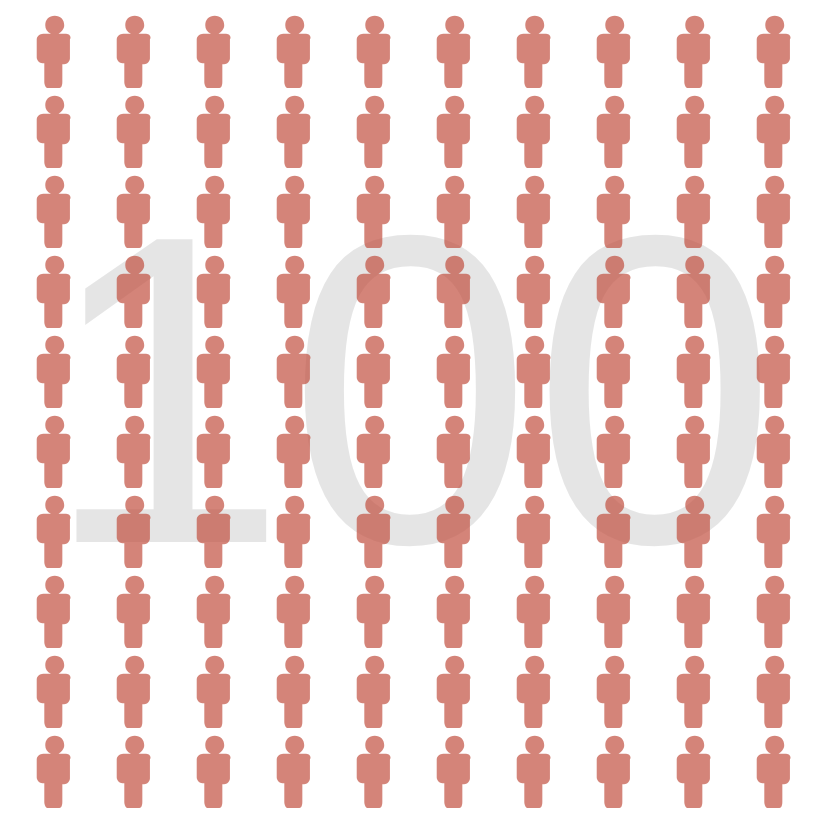

Source (Vega-Lite JSON):
### Vega specification from a JSON file in a GitHub repository (floating-point values rounded to 4 significant figures)
{"$schema": "https://vega.github.io/schema/vega/v5.json", "autosize": "pad", "padding": 5, "width": 400, "height": 400, "style": "cell", "data": [{"name": "highlight_store"}, {"name": "source_0", "values": [{"id": 1}, {"id": 2}, {"id": 3}, {"id": 4}, {"id": 5}, {"id": 6}, {"id": 7}, {"id": 8}, {"id": 9}, {"id": 10}, {"id": 11}, {"id": 12}, {"id": 13}, {"id": 14}, {"id": 15}, {"id": 16}, {"id": 17}, {"id": 18}, {"id": 19}, {"id": 20}, {"id": 21}, {"id": 22}, {"id": 23}, {"id": 24}, {"id": 25}, {"id": 26}, {"id": 27}, {"id": 28}, {"id": 29}, {"id": 30}, {"id": 31}, {"id": 32}, {"id": 33}, {"id": 34}, {"id": 35}, {"id": 36}, {"id": 37}, {"id": 38}, {"id": 39}, {"id": 40}, {"id": 41}, {"id": 42}, {"id": 43}, {"id": 44}, {"id": 45}, {"id": 46}, {"id": 47}, {"id": 48}, {"id": 49}, {"id": 50}, {"id": 51}, {"id": 52}, {"id": 53}, {"id": 54}, {"id": 55}, {"id": 56}, {"id": 57}, {"id": 58}, {"id": 59}, {"id": 60}, {"id": 61}, {"id": 62}, {"id": 63}, {"id": 64}, {"id": 65}, {"id": 66}, {"id": 67}, {"id": 68}, {"id": 69}, {"id": 70}, {"id": 71}, {"id": 72}, {"id": 73}, {"id": 74}, {"id": 75}, {"id": 76}, {"id": 77}, {"id": 78}, {"id": 79}, {"id": 80}, {"id": 81}, {"id": 82}, {"id": 83}, {"id": 84}, {"id": 85}, {"id": 86}, {"id": 87}, {"id": 88}, {"id": 89}, {"id": 90}, {"id": 91}, {"id": 92}, {"id": 93}, {"id": 94}, {"id": 95}, {"id": 96}, {"id": 97}, {"id": 98}, {"id": 99}, {"id": 100}]}, {"name": "data_0", "source": "source_0", "transform": [{"type": "formula", "expr": "ceil (datum.id/10)", "as": "col"}, {"type": "formula", "expr": "datum.id - datum.col*10", "as": "row"}]}, {"name": "data_1", "source": "data_0", "transform": [{"type": "filter", "expr": "!(length(data(\"highlight_store\"))) || (vlSelectionTest(\"highlight_store\", datum))"}, {"type": "aggregate", "groupby": [], "ops": ["count"], "fields": [null], "as": ["__count"]}]}], "signals": [{"name": "unit", "value": {}, "on": [{"events": "mousemove", "update": "isTuple(group()) ? group() : unit"}]}, {"name": "highlight", "update": "vlSelectionResolve(\"highlight_store\")"}, {"name": "highlight_x", "value": [], "on": [{"events": {"source": "scope", "type": "mousedown", "filter": ["!event.item || event.item.mark.name !== \"highlight_brush\""]}, "update": "[x(unit), x(unit)]"}, {"events": {"source": "window", "type": "mousemove", "consume": true, "between": [{"source": "scope", "type": "mousedown", "filter": ["!event.item || event.item.mark.name !== \"highlight_brush\""]}, {"source": "window", "type": "mouseup"}]}, "update": "[highlight_x[0], clamp(x(unit), 0, width)]"}, {"events": {"signal": "highlight_scale_trigger"}, "update": "[0, 0]"}, {"events": {"signal": "highlight_translate_delta"}, "update": "clampRange(panLinear(highlight_translate_anchor.extent_x, highlight_translate_delta.x / span(highlight_translate_anchor.extent_x)), 0, width)"}, {"events": {"signal": "highlight_zoom_delta"}, "update": "clampRange(zoomLinear(highlight_x, highlight_zoom_anchor.x, highlight_zoom_delta), 0, width)"}, {"events": [{"source": "scope", "type": "dblclick"}], "update": "[0, 0]"}]}, {"name": "highlight_col", "on": [{"events": {"signal": "highlight_x"}, "update": "highlight_x[0] === highlight_x[1] ? null : invert(\"x\", highlight_x)"}]}, {"name": "highlight_y", "value": [], "on": [{"events": {"source": "scope", "type": "mousedown", "filter": ["!event.item || event.item.mark.name !== \"highlight_brush\""]}, "update": "[y(unit), y(unit)]"}, {"events": {"source": "window", "type": "mousemove", "consume": true, "between": [{"source": "scope", "type": "mousedown", "filter": ["!event.item || event.item.mark.name !== \"highlight_brush\""]}, {"source": "window", "type": "mouseup"}]}, "update": "[highlight_y[0], clamp(y(unit), 0, height)]"}, {"events": {"signal": "highlight_scale_trigger"}, "update": "[0, 0]"}, {"events": {"signal": "highlight_translate_delta"}, "update": "clampRange(panLinear(highlight_translate_anchor.extent_y, highlight_translate_delta.y / span(highlight_translate_anchor.extent_y)), 0, height)"}, {"events": {"signal": "highlight_zoom_delta"}, "update": "clampRange(zoomLinear(highlight_y, highlight_zoom_anchor.y, highlight_zoom_delta), 0, height)"}, {"events": [{"source": "scope", "type": "dblclick"}], "update": "[0, 0]"}]}, {"name": "highlight_row", "on": [{"events": {"signal": "highlight_y"}, "update": "highlight_y[0] === highlight_y[1] ? null : invert(\"y\", highlight_y)"}]}, {"name": "highlight_scale_trigger", "value": {}, "on": [{"events": [{"scale": "x"}, {"scale": "y"}], "update": "(!isArray(highlight_col) || (invert(\"x\", highlight_x)[0] === highlight_col[0] && invert(\"x\", highlight_x)[1] === highlight_col[1])) && (!isArray(highlight_row) || (invert(\"y\", highlight_y)[0] === highlight_row[0] && invert(\"y\", highlight_y)[1] === highlight_row[1])) ? highlight_scale_trigger : {}"}]}, {"name": "highlight_tuple", "on": [{"events": [{"signal": "highlight_col || highlight_row"}], "update": "highlight_col && highlight_row ? {unit: \"layer_1\", fields: highlight_tuple_fields, values: [highlight_col,highlight_row]} : null"}]}, {"name": "highlight_tuple_fields", "value": [{"field": "col", "channel": "x", "type": "E"}, {"field": "row", "channel": "y", "type": "E"}]}, {"name": "highlight_translate_anchor", "value": {}, "on": [{"events": [{"source": "scope", "type": "mousedown", "markname": "highlight_brush"}], "update": "{x: x(unit), y: y(unit), extent_x: slice(highlight_x), extent_y: slice(highlight_y)}"}]}, {"name": "highlight_translate_delta", "value": {}, "on": [{"events": [{"source": "window", "type": "mousemove", "consume": true, "between": [{"source": "scope", "type": "mousedown", "markname": "highlight_brush"}, {"source": "window", "type": "mouseup"}]}], "update": "{x: highlight_translate_anchor.x - x(unit), y: highlight_translate_anchor.y - y(unit)}"}]}, {"name": "highlight_zoom_anchor", "on": [{"events": [{"source": "scope", "type": "wheel", "consume": true, "markname": "highlight_brush"}], "update": "{x: x(unit), y: y(unit)}"}]}, {"name": "highlight_zoom_delta", "on": [{"events": [{"source": "scope", "type": "wheel", "consume": true, "markname": "highlight_brush"}], "force": true, "update": "pow(1.001, event.deltaY * pow(16, event.deltaMode))"}]}, {"name": "highlight_modify", "update": "modify(\"highlight_store\", highlight_tuple, true)"}], "marks": [{"name": "highlight_brush_bg", "type": "rect", "clip": true, "encode": {"enter": {"fill": {"value": "#333"}, "fillOpacity": {"value": 0.125}}, "update": {"x": [{"test": "data(\"highlight_store\").length && data(\"highlight_store\")[0].unit === \"layer_1\"", "signal": "highlight_x[0]"}, {"value": 0}], "y": [{"test": "data(\"highlight_store\").length && data(\"highlight_store\")[0].unit === \"layer_1\"", "signal": "highlight_y[0]"}, {"value": 0}], "x2": [{"test": "data(\"highlight_store\").length && data(\"highlight_store\")[0].unit === \"layer_1\"", "signal": "highlight_x[1]"}, {"value": 0}], "y2": [{"test": "data(\"highlight_store\").length && data(\"highlight_store\")[0].unit === \"layer_1\"", "signal": "highlight_y[1]"}, {"value": 0}]}}}, {"name": "layer_0_marks", "type": "text", "style": ["text"], "from": {"data": "data_1"}, "encode": {"update": {"opacity": {"value": 0.1}, "align": {"value": "center"}, "baseline": {"value": "middle"}, "fontSize": {"value": 220}, "fill": {"value": "black"}, "tooltip": {"signal": "{\"Count of Records\": format(datum[\"__count\"], \"\")}"}, "x": {"value": 200}, "y": {"value": 200}, "text": {"signal": "format(datum[\"__count\"], \"\")"}}}}, {"name": "layer_1_marks", "type": "symbol", "style": ["point"], "from": {"data": "data_0"}, "encode": {"update": {"opacity": {"value": 0.7}, "fill": [{"test": "!(length(data(\"highlight_store\"))) || (vlSelectionTest(\"highlight_store\", datum))", "value": "rgb(194,81,64)"}, {"value": "rgb(167,165,156)"}], "tooltip": {"signal": "{\"col\": ''+datum[\"col\"], \"row\": ''+datum[\"row\"]}"}, "x": {"scale": "x", "field": "col"}, "y": {"scale": "y", "field": "row"}, "size": {"value": 90}, "shape": {"value": "M1.7 -1.7h-0.8c0.3 -0.2 0.6 -0.5 0.6 -0.9c0 -0.6 -0.4 -1 -1 -1c-0.6 0 -1 0.4 -1 1c0 0.4 0.2 0.7 0.6 0.9h-0.8c-0.4 0 -0.7 0.3 -0.7 0.6v1.9c0 0.3 0.3 0.6 0.6 0.6h0.2c0 0 0 0.1 0 0.1v1.9c0 0.3 0.2 0.6 0.3 0.6h1.3c0.2 0 0.3 -0.3 0.3 -0.6v-1.8c0 0 0 -0.1 0 -0.1h0.2c0.3 0 0.6 -0.3 0.6 -0.6v-2c0.2 -0.3 -0.1 -0.6 -0.4 -0.6z"}}}}, {"name": "highlight_brush", "type": "rect", "clip": true, "encode": {"enter": {"fill": {"value": "transparent"}}, "update": {"x": [{"test": "data(\"highlight_store\").length && data(\"highlight_store\")[0].unit === \"layer_1\"", "signal": "highlight_x[0]"}, {"value": 0}], "y": [{"test": "data(\"highlight_store\").length && data(\"highlight_store\")[0].unit === \"layer_1\"", "signal": "highlight_y[0]"}, {"value": 0}], "x2": [{"test": "data(\"highlight_store\").length && data(\"highlight_store\")[0].unit === \"layer_1\"", "signal": "highlight_x[1]"}, {"value": 0}], "y2": [{"test": "data(\"highlight_store\").length && data(\"highlight_store\")[0].unit === \"layer_1\"", "signal": "highlight_y[1]"}, {"value": 0}], "stroke": [{"test": "highlight_x[0] !== highlight_x[1] && highlight_y[0] !== highlight_y[1]", "value": "white"}, {"value": null}]}}}], "scales": [{"name": "x", "type": "point", "domain": {"data": "data_0", "field": "col", "sort": true}, "range": [0, {"signal": "width"}], "padding": 0.5}, {"name": "y", "type": "point", "domain": {"data": "data_0", "field": "row", "sort": true}, "range": [0, {"signal": "height"}], "padding": 0.5}], "config": {"style": {"cell": {"stroke": ""}}}}
